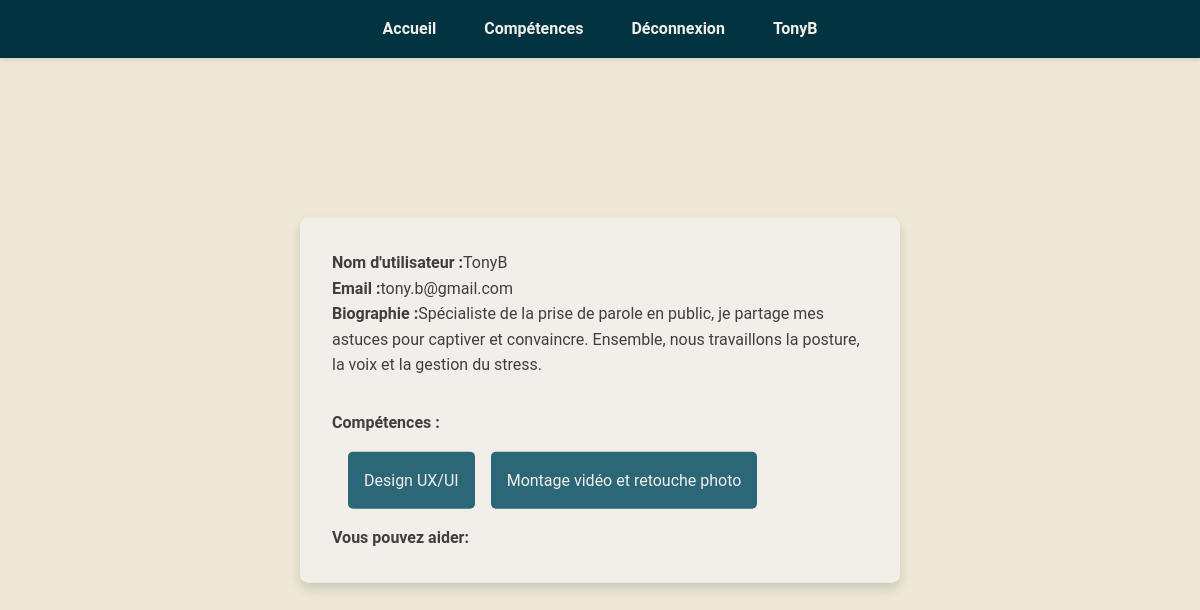
Screenshot of /profile/3 (signed in) with the database file from the repository.
### mutual_support/models.py (models this page shows, shortened)
class Profile(models.Model):
    user = models.OneToOneField(User, on_delete=models.CASCADE)
    bio = models.TextField(blank=True, null=True)

class UserCompetence(models.Model):
    user = models.ForeignKey(Profile, on_delete=models.CASCADE)
    competence = models.ForeignKey(Competence, on_delete=models.CASCADE)
    is_offering = models.BooleanField(default=True)  # True: offre, False: recherche

class Competence(models.Model):
    name = models.CharField(max_length=100, unique=True)
    category = models.CharField(max_length=100, blank=True,
                                null=True)  # Optionnel, pour regrouper par catégorie

### mutual_support/views.py (the view)
# urls.py: path('profile/<int:user_id>', views.profile_view, name='profile'),
@login_required(login_url="/login/")
def profile_view(request, user_id):
    user_profile = get_object_or_404(User, pk=user_id)
    user_competences = UserCompetence.objects.filter(user=user_id)
    interesting_requests = Creneau.objects.filter(
        competence__in=user_competences.values_list('competence', flat=True))
    context = {'profile_user': user_profile, 'competences': user_competences,
               "interesting_requests": interesting_requests}
    return render(request, 'profile.html', context)

### templates/profile.html (shortened to what this page needs)
{% extends "index.html" %}
{% block content %}
<div class="profile-container">
    <p><strong>Nom d'utilisateur :</strong>{{ profile_user.username }}</p>
    <p><strong>Email :</strong>{{ profile_user.email }}</p>
    <p><strong>Biographie :</strong>{{ profile_user.profile.bio }}</p>
    <p id="competences"><strong>Compétences :</strong></p>
    <div class="competences-container">
        {% for competence in competences %}
        <p>{{ competence.competence.name}}</p>
        {% endfor %}
    </div>
    <div class="interesting-requests-cta">
        <strong>Vous pouvez aider:</strong>
    </div>
</div>
{% endblock %}

### templates/index.html (shortened to what this page needs)
{% extends "base.html" %}
{% block header %}
<header>
    <nav>
        <ul>
            {% if user.is_authenticated %}
            <li><a href="/">Accueil</a></li>
            <li><a href="{% url 'mutual_support:competences' %}">Compétences</a></li>
            <li><a href="{% url 'mutual_support:logout' %}">Déconnexion</a></li>
            <li><a href="{% url 'mutual_support:profile' user.id %}">{{ user.username }}</a></li>
            {% else %}
            <li><a href="/">Accueil</a></li>
            <li><a href="/competences">Compétences</a></li>
            <li><a href="{% url 'mutual_support:login' %}">Connexion</a></li>
            {% endif %}
        </ul>
    </nav>
</header>
{% endblock %}

### static/css/main.css (style rules this page uses)
:root { --pblue: #2b6777ff; --lpblue: #4b9d9eff; --yell: #ffd166; --principal-font: #f2efeaff; --tufts-blue: #218cd3ff; --persian-green: #25a299ff; --dark-goldenrod: #b68a00ff; --syracuse-red-orange: #cc4a0eff; --eggshell: #eee9d6; --gunmetal: #3f3f3f; --midnight-green: #013340ff; --apple-green: #869a00ff; --medium-slate-blue: #6c72c5ff; }
* { margin: 0; padding: 0; box-sizing: border-box; text-decoration: none; }
body { font-family: "Roboto", sans-serif; color: #333; line-height: 1.6; background-color: var(--eggshell); }
header { position: sticky; top: 0; z-index: 10; background-color: var(--midnight-green); padding: 1em 2em; box-shadow: 0 2px 4px rgba(0, 0, 0, 0.1); }
nav ul { display: flex; justify-content: center; list-style: none; }
nav ul li { margin: 0 1.5em; }
nav ul li a { color: var(--principal-font); text-decoration: none; font-weight: bold; transition: color 0.3s ease; }
.profile-container { padding: 2em; }
.competences-container { display: flex; flex-direction: row; flex-wrap: wrap; margin: 1em; gap: 1em; }
#competences { margin-top: 2em; }
.competences-container p { border-radius: 5px; background-color: #2b6777; color: var(--principal-font); padding: 1em; }

### static/css/style-offer.css (style rules this page uses)
.creneau-details, .profile-container { display: flex; flex-direction: column; text-align: left; margin: auto; position: absolute; top: 50%; left: 50%; transform: translate(-50%, -50%); background-color: var(--principal-font); padding-bottom: 1em; border-radius: 8px; color: var(--gunmetal); box-shadow: 0 6px 12px rgba(0, 0, 0, 0.15); }

### static/css/style-category.css (style rules this page uses)
:root { --pblue: #2b6777ff; --lpblue: #4b9d9eff; --yell: #ffd166; --principal-font: #f2efeaff; --tufts-blue: #218cd3ff; --persian-green: #25a299ff; --dark-goldenrod: #b68a00ff; --syracuse-red-orange: #cc4a0eff; --eggshell: #eee9d6; --gunmetal: #3f3f3f; --midnight-green: #013340ff; --apple-green: #869a00ff; --medium-slate-blue: #6c72c5ff; }

### rows the page displays
UserCompetence: competence.name "Design UX/UI"
UserCompetence: competence.name "Montage vidéo et retouche photo"

### other values shown
{{ user.username }} "TonyB"
{{ profile_user.username }} "TonyB"
{{ profile_user.email }} "tony.b@gmail.com"
{{ profile_user.profile.bio }} "Spécialiste de la prise de parole en public, je partage mes astuces pour captiver et convaincre. Ensemble, nous travaillons la posture, la voix et la gestion du stress."
